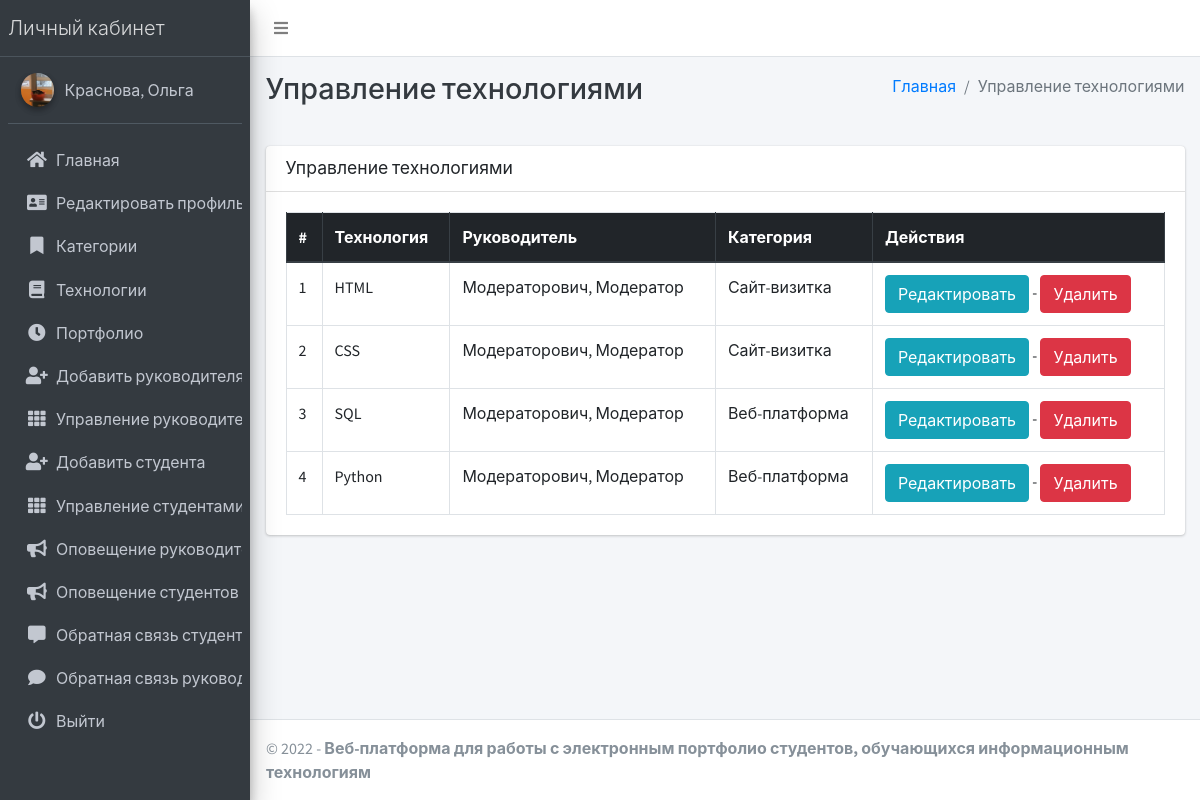
The app's page /subject/manage/ (signed in) with its own data.
### main_app/models.py (models this page shows, shortened)
class CustomUser(AbstractUser):
    USER_TYPE = ((1, "HOD"), (2, "Staff"), (3, "Student"))
    GENDER = [("M", "Male"), ("F", "Female")]
    username = None  # Removed username, using email instead
    email = models.EmailField(unique=True)
    user_type = models.CharField(default=1, choices=USER_TYPE, max_length=1)
    gender = models.CharField(max_length=1, choices=GENDER)
    profile_pic = models.ImageField()
    address = models.TextField()
    fcm_token = models.TextField(default="")  # For firebase notifications
    created_at = models.DateTimeField(auto_now_add=True)
    updated_at = models.DateTimeField(auto_now=True)
    USERNAME_FIELD = "email"
    REQUIRED_FIELDS = []
    objects = CustomUserManager()
    def __str__(self):
        return self.last_name + ", " + self.first_name

class Subject(models.Model):
    name = models.CharField(max_length=120)
    staff = models.ForeignKey(Staff,on_delete=models.CASCADE,)
    course = models.ForeignKey(Course, on_delete=models.CASCADE)
    updated_at = models.DateTimeField(auto_now=True)
    created_at = models.DateTimeField(auto_now_add=True)

class Staff(models.Model):
    course = models.ForeignKey(Course, on_delete=models.DO_NOTHING, null=True, blank=False)
    admin = models.OneToOneField(CustomUser, on_delete=models.CASCADE)

class Course(models.Model):
    name = models.CharField(max_length=120)
    created_at = models.DateTimeField(auto_now_add=True)
    updated_at = models.DateTimeField(auto_now=True)

### main_app/hod_views.py (the view)
# urls.py: path("subject/manage/", hod_views.manage_subject, name='manage_subject'),
def manage_subject(request):
    subjects = Subject.objects.all()
    context = {
        'subjects': subjects,
        'page_title': 'Управление технологиями'
    }
    return render(request, "hod_template/manage_subject.html", context)

### main_app/templates/hod_template/manage_subject.html
{% extends 'main_app/base.html' %}
{% load static %}
{% block page_title %}{{page_title}}{% endblock page_title %}
{% block content %}
<section class="content">
    <div class="container-fluid">
        <div class="row">
            <div class="col-md-12">
                <div class="card">
                    <div class="card-header">
                        <h3 class="card-title">{{page_title}}</h3>
                    </div>
                    <div class="card-body">
                        <table id="example2" class="table table-bordered table-hover">
                            <thead class="thead-dark">
                                <tr>
                                    <th>#</th>
                                    <th>Технология</th>
                                    <th>Руководитель</th>
                                    <th>Категория</th>
                                    <th>Действия</th>
                                </tr>
                            </thead>
                            <tbody>
                                {% for subject in subjects %}
                                <tr>
                                    <td>{{ forloop.counter }}</td>
                                    <td>{{subject.name}}</td>
                                    <td>{{subject.staff.admin}}</td>
                                    <td>{{subject.course.name}}</td>
                                    <td>
                                        <a href="{% url 'edit_subject' subject.id %}" class="btn btn-info">Редактировать</a> -
                                        <a href="{% url 'delete_subject' subject.id %}" onclick="return confirm('Вы действительно хотите удалить?')" class="btn btn-danger">Удалить</a>
                                    </td>
                                </tr>
                                {% endfor %}
                            </tbody>
                        </table>
                    </div>
                </div>
            </div>
        </div>
    </div>
</section>
{% endblock content %}

### main_app/templates/main_app/sidebar_template.html (shortened to what this page needs)
{% load static %}
<aside class="main-sidebar sidebar-dark-info elevation-4">
    {% if request.user.user_type == '1' %}
    <a href="{% url 'admin_home' %}" class="brand-link">
        <span class="brand-text font-weight-light">Личный кабинет</span>
    </a>
    <div class="sidebar">
        <div class="user-panel mt-3 pb-3 mb-3 d-flex">
            <div class="image">
                <img src="{{ request.user.profile_pic}}" class="img-circle elevation-2" alt="User Image">
            </div>
            <div class="info">
                <a href="#" class="d-block">{{user}}</a>
            </div>
        </div>
        <nav class="mt-2">
            <ul class="nav nav-pills nav-sidebar flex-column" data-widget="treeview" role="menu" data-accordion="false">
                <li class="nav-item">
                    {% url 'admin_home' as admin_home %}
                    <a href="{{admin_home}}" class="nav-link {% if admin_home == request.path %} active {% endif %}">
                        <i class="nav-icon fas fa-home"></i>
                        <p>
                            Главная
                        </p>
                    </a>
                </li>
                <li class="nav-item">
                    {% url 'admin_view_profile' as admin_view_profile %}
                    <a href="{{admin_view_profile}}"
                        class="nav-link {% if admin_view_profile == request.path %} active {% endif %}">
                        <i class="nav-icon fas fa-address-card"></i>
                        <p>
                            Редактировать профиль
                        </p>
                    </a>
                </li>
                <li class="nav-item has-treeview">
                    <a href="#" class="nav-link">
                        <i class="nav-icon fas fa-bookmark"></i>
                        <p>
                            Категории
                        </p>
                    </a>
                </li>
                <li class="nav-item has-treeview">
                    <a href="#" class="nav-link">
                        <i class="nav-icon fas fa-book"></i>
                        <p>
                            Технологии
                        </p>
                    </a>
                </li>
                <li class="nav-item has-treeview">
                    <a href="#" class="nav-link">
                        <i class="nav-icon fas fa-clock"></i>
                        <p>
                            Портфолио
                        </p>
                    </a>
                </li>
                <li class="nav-item">
                    {% url 'add_staff' as add_staff %}
                    <a href="{{add_staff}}" class="nav-link {% if add_staff == request.path %} active {% endif %}">
                        <i class="nav-icon fas fa-user-plus"></i>
                        <p>
                            Добавить руководителя
                        </p>
                    </a>
                </li>
                <li class="nav-item">
                    {% url 'manage_staff' as manage_staff %}
                    {% url 'edit_staff' staff_id as edit_staff %}
                    <a href="{{manage_staff}}"
                        class="nav-link {% if manage_staff == request.path or request.path == edit_staff %} active {% endif %}">
                        <i class="nav-icon fas fa-th"></i>
                        <p>
                            Управление руководителями
                        </p>
                    </a>
                </li>
                <li class="nav-item">
                    {% url 'add_student' as add_student%}
                    <a href="{{add_student}}" class="nav-link  {% if add_student == request.path %} active {% endif %}">
                        <i class="nav-icon fas fa-user-plus"></i>
                        <p>
                            Добавить студента
                        </p>
                    </a>
                </li>
                <li class="nav-item">
                    {% url 'manage_student' as manage_student %}
                    {% url 'edit_student' student_id as edit_student %}
                    <a href="{{manage_student}}"
                        class="nav-link  {% if edit_student == request.path or manage_student == request.path %} active {% endif %}">
                        <i class="nav-icon fas fa-th"></i>
                        <p>
                            Управление студентами
                        </p>
                    </a>
                </li>
                <li class="nav-item">
                    {% url 'admin_notify_staff' as admin_notify_staff %}
                    <a href="{{admin_notify_staff}}"
                        class="nav-link {% if admin_notify_staff == request.path %} active {% endif %}">
                        <i class="nav-icon fas fa-bullhorn"></i>
                        <p>
                            Оповещение руководителей
                        </p>
                    </a>
                </li>
                <li class="nav-item">
                    {% url 'admin_notify_student' as admin_notify_student %}
                    <a href="{{admin_notify_student}}"
                        class="nav-link {% if admin_notify_student == request.path %} active {% endif %}">
                        <i class="nav-icon fas fa-bullhorn"></i>
                        <p>
                            Оповещение студентов
                        </p>
                    </a>
                </li>
                <li class="nav-item">
                <li class="nav-item">
                    {% url 'student_feedback_message' as student_feedback_message %}
                    <a href="{{ student_feedback_message }}"
                        class="nav-link  {% if student_feedback_message == request.path %} active {% endif %}">
                        <i class="nav-icon fas fa-comment-alt"></i>
                        <p>
                            Обратная связь студентов
                        </p>
                    </a>
                </li>
                <li class="nav-item">
                    {% url 'staff_feedback_message' as staff_feedback_message %}
                    <a href="{{staff_feedback_message}}"
                        class="nav-link   {% if staff_feedback_message == request.path %} active {% endif %}">
                        <i class="nav-icon fas fa-comment"></i>
                        <p>
                            Обратная связь руководителей
                        </p>
                    </a>
                </li>
                                        {% endif %}
                                        <li class="nav-item">
                                            <a href="{% url 'user_logout' %}"
                                                onclick="return confirm('Ваш сеанс работы будет завершен.\n\nЗавершить?')"
                                                class="nav-link">
                                                <i class="nav-icon fas fa-power-off"></i>
                                                <p>
                                                    Выйти
                                                </p>
                                            </a>
                                        </li>
                                    </ul>
                                </nav>
                            </div>
</aside>

### records on screen
CustomUser: user.profile_pic (picture), last_name+first_name "Краснова, Ольга"
Subject: name "HTML", staff.admin "Модераторович, Модератор", course.name "Сайт-визитка"
Subject: name "CSS", staff.admin "Модераторович, Модератор", course.name "Сайт-визитка"
Subject: name "SQL", staff.admin "Модераторович, Модератор", course.name "Веб-платформа"
Subject: name "Python", staff.admin "Модераторович, Модератор", course.name "Веб-платформа"

### other values on screen
{{ page_title }} "Управление технологиями"
